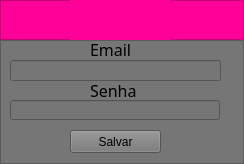
<?xml version="1.0" encoding="UTF-8"?>
<ui version="4.0">
 <class>Form</class>
 <widget class="QWidget" name="Form">
  <property name="geometry">
   <rect>
    <x>0</x>
    <y>0</y>
    <width>244</width>
    <height>164</height>
   </rect>
  </property>
  <property name="minimumSize">
   <size>
    <width>244</width>
    <height>164</height>
   </size>
  </property>
  <property name="maximumSize">
   <size>
    <width>244</width>
    <height>164</height>
   </size>
  </property>
  <property name="windowTitle">
   <string>Usuário Portal</string>
  </property>
  <layout class="QVBoxLayout" name="verticalLayout">
   <property name="spacing">
    <number>0</number>
   </property>
   <property name="leftMargin">
    <number>0</number>
   </property>
   <property name="topMargin">
    <number>0</number>
   </property>
   <property name="rightMargin">
    <number>0</number>
   </property>
   <property name="bottomMargin">
    <number>0</number>
   </property>
   <item>
    <widget class="QFrame" name="frame_2">
     <property name="minimumSize">
      <size>
       <width>0</width>
       <height>40</height>
      </size>
     </property>
     <property name="maximumSize">
      <size>
       <width>16777215</width>
       <height>40</height>
      </size>
     </property>
     <property name="styleSheet">
      <string notr="true">background-color: rgb(255, 0, 153);</string>
     </property>
     <property name="frameShape">
      <enum>QFrame::StyledPanel</enum>
     </property>
     <property name="frameShadow">
      <enum>QFrame::Raised</enum>
     </property>
     <widget class="QLabel" name="label">
      <property name="geometry">
       <rect>
        <x>70</x>
        <y>-35</y>
        <width>101</width>
        <height>101</height>
       </rect>
      </property>
      <property name="text">
       <string/>
      </property>
      <property name="pixmap">
       <pixmap resource="../images/tela_user.qrc">:/user/usuario_portal.png</pixmap>
      </property>
      <property name="scaledContents">
       <bool>true</bool>
      </property>
     </widget>
    </widget>
   </item>
   <item>
    <widget class="QFrame" name="frame">
     <property name="styleSheet">
      <string notr="true">background-color: rgb(118, 118, 118);</string>
     </property>
     <property name="frameShape">
      <enum>QFrame::StyledPanel</enum>
     </property>
     <property name="frameShadow">
      <enum>QFrame::Raised</enum>
     </property>
     <widget class="QLabel" name="email">
      <property name="geometry">
       <rect>
        <x>90</x>
        <y>1</y>
        <width>41</width>
        <height>16</height>
       </rect>
      </property>
      <property name="font">
       <font>
        <family>OMEGLE</family>
        <pointsize>12</pointsize>
       </font>
      </property>
      <property name="text">
       <string>Email</string>
      </property>
     </widget>
     <widget class="QLineEdit" name="email_edit">
      <property name="geometry">
       <rect>
        <x>10</x>
        <y>20</y>
        <width>211</width>
        <height>21</height>
       </rect>
      </property>
      <property name="styleSheet">
       <string notr="true">frame-color: rgb(111, 111, 111);</string>
      </property>
      <property name="frame">
       <bool>true</bool>
      </property>
      <property name="cursorPosition">
       <number>0</number>
      </property>
      <property name="dragEnabled">
       <bool>false</bool>
      </property>
      <property name="readOnly">
       <bool>false</bool>
      </property>
      <property name="placeholderText">
       <string/>
      </property>
      <property name="clearButtonEnabled">
       <bool>false</bool>
      </property>
     </widget>
     <widget class="QLineEdit" name="senha_edit">
      <property name="geometry">
       <rect>
        <x>10</x>
        <y>60</y>
        <width>210</width>
        <height>20</height>
       </rect>
      </property>
      <property name="text">
       <string/>
      </property>
      <property name="echoMode">
       <enum>QLineEdit::Password</enum>
      </property>
     </widget>
     <widget class="QLabel" name="senha">
      <property name="geometry">
       <rect>
        <x>90</x>
        <y>42</y>
        <width>51</width>
        <height>16</height>
       </rect>
      </property>
      <property name="font">
       <font>
        <family>OMEGLE</family>
        <pointsize>12</pointsize>
       </font>
      </property>
      <property name="text">
       <string>Senha</string>
      </property>
     </widget>
     <widget class="QPushButton" name="botao_salvar">
      <property name="geometry">
       <rect>
        <x>70</x>
        <y>90</y>
        <width>91</width>
        <height>23</height>
       </rect>
      </property>
      <property name="text">
       <string>Salvar</string>
      </property>
     </widget>
    </widget>
   </item>
  </layout>
 </widget>
 <resources>
  <include location="../images/tela_user.qrc"/>
  <include location="../../../../../../python39/Lib/site-packages/qt5_applications/Qt/images/tela_user.qrc"/>
 </resources>
 <connections/>
</ui>
